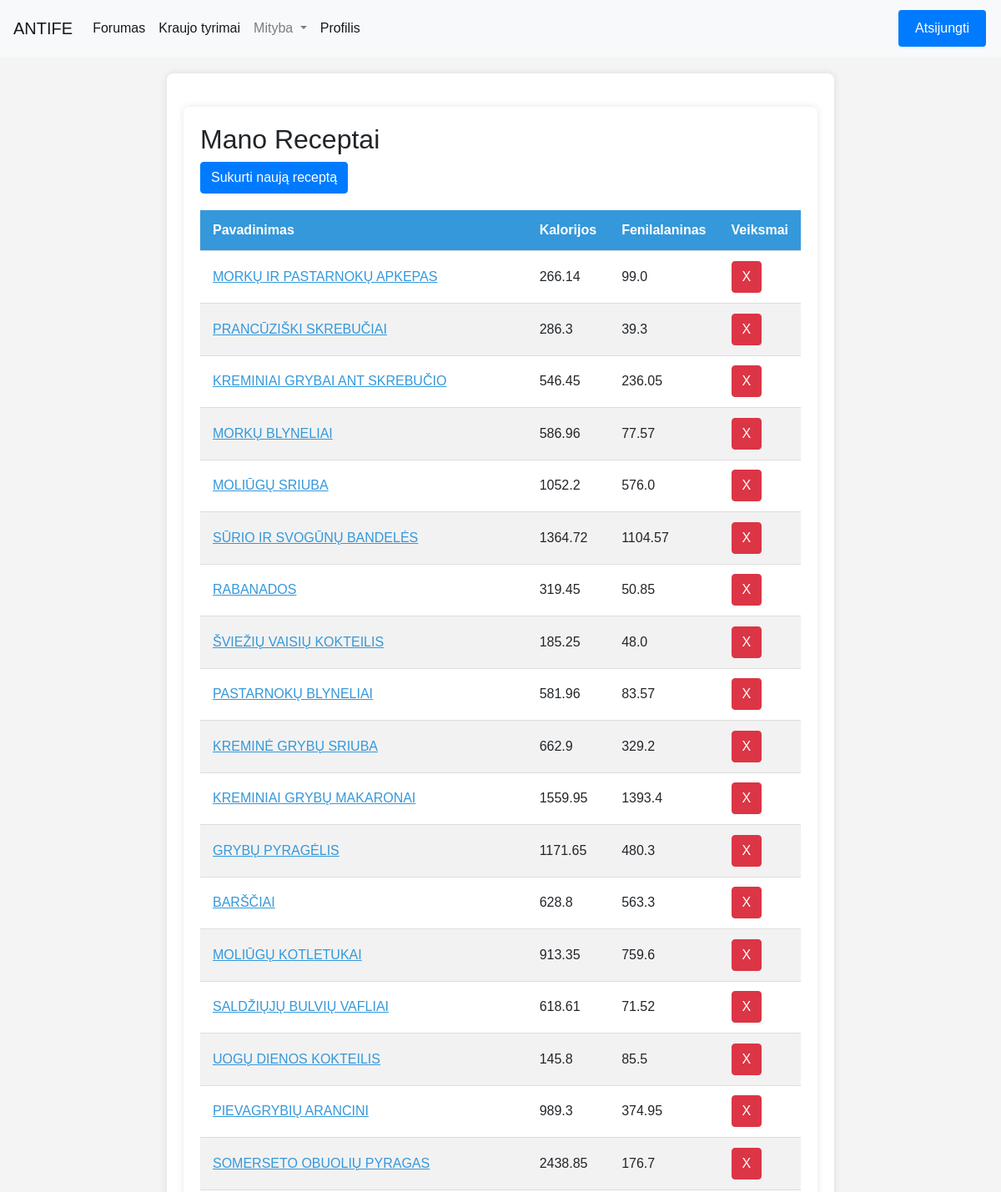
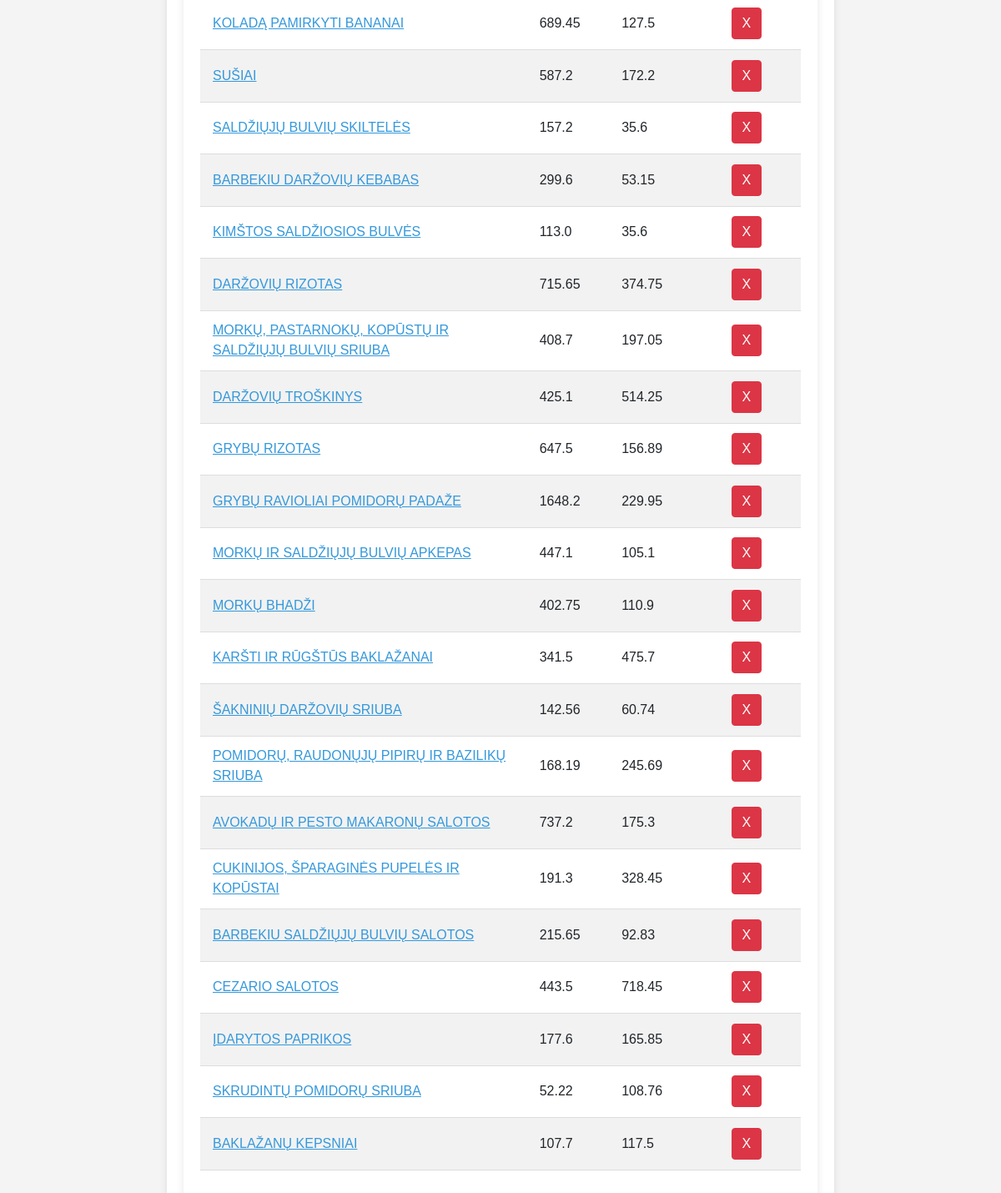
The app's page /mityba/manoreceptai_list/ (signed in) with its own data (2 pictures, top to bottom).
### homepage/models.py (models this page shows)
class Receptai(models.Model):
    kalorijos = models.FloatField(default=0.0)
    pavadinimas = models.CharField(max_length=255)
    fenilalaninas = models.FloatField(default=0.0)
    baltymai = models.FloatField(default=0.0)
    aprasas = models.CharField(max_length=255)

### Mityba/views.py (the view)
# urls.py: path('manoreceptai_list/', views.manoreceptai_list, name='manoreceptai_list'),
@login_required
def manoreceptai_list(request):
    current_user = request.user
    try:
        naudotojas = Naudotojai.objects.get(user=current_user)
        user_recipe_ids = Naudotojo_receptai.objects.filter(fk_Naudotojasid_Naudotojas=naudotojas).values_list('fk_Receptasid_Receptas', flat=True)
        receptai_list = Receptai.objects.filter(id__in=user_recipe_ids)
    except Naudotojai.DoesNotExist:
        receptai_list = []
    return render(request, 'ManoReceptai.html', {'manoreceptai_list': receptai_list})

### Mityba/templates/ManoReceptai.html (shortened to what this page needs)
{% extends "base.html" %}
{% block content %}
    <div class="container">
        <h2>Mano Receptai</h2>
        <a href="{% url 'mityba:create_recipe' %}" class="btn btn-primary custom-button">Sukurti naują receptą</a>
        <table class="styled-table">
            <thead>
                <tr>
                    <th>Pavadinimas</th>
                    <th>Kalorijos</th>
                    <th>Fenilalaninas</th>
                    <th>Veiksmai</th>
                </tr>
            </thead>
            <tbody>
                {% for receptas in manoreceptai_list %}
                    {% if receptas.naudotojo_receptai_set.exists %}
                        <tr>
                            <td class="name-cell" data-toggle="aprasas-{{ forloop.counter }}" data-ingredientai="ingredientai-{{ forloop.counter }}">{{ receptas.pavadinimas }}</td>
                            <td>{{ receptas.kalorijos }}</td>
                            <td>{{ receptas.fenilalaninas }}</td>
                            <td>
                                <div id="remove-button-container-{{ forloop.counter }}">
                                    {% if user.is_authenticated %}
                                        <button class="btn btn-danger remove-recipe" data-id="{{ receptas.id }}">X</button>
                                    {% endif %}
                                </div>
                            </td>
                        </tr>
                    {% endif %}
                {% endfor %}
            </tbody>
        </table>
    </div>
{% endblock %}

### Mityba/templates/ManoReceptai.html (style rules this page uses)
body { font-family: 'Arial', sans-serif; background-color: #f4f4f4; margin: 0; padding: 0; }
.container { max-width: 800px; margin: 20px auto; background-color: #fff; padding: 20px; border-radius: 8px; box-shadow: 0 0 10px rgba(0, 0, 0, 0.1); }
.styled-table { width: 100%; border-collapse: collapse; margin: 20px 0; font-size: 16px; text-align: left; }
.styled-table th, .styled-table td { padding: 12px 15px; border-bottom: 1px solid #ddd; cursor: pointer; }
.styled-table th { background-color: #3498db; color: #fff; }
.styled-table tbody tr:nth-child(even) { background-color: #f2f2f2; }
.name-cell { color: #3498db; text-decoration: underline; cursor: pointer; }

### records on screen
Receptai: pavadinimas "MORKŲ IR PASTARNOKŲ APKEPAS", kalorijos "266.14", fenilalaninas "99.0"
Receptai: pavadinimas "PRANCŪZIŠKI SKREBUČIAI", kalorijos "286.3", fenilalaninas "39.3"
Receptai: pavadinimas "KREMINIAI GRYBAI ANT SKREBUČIO", kalorijos "546.45", fenilalaninas "236.05"
Receptai: pavadinimas "MORKŲ BLYNELIAI", kalorijos "586.96", fenilalaninas "77.57"
Receptai: pavadinimas "MOLIŪGŲ SRIUBA", kalorijos "1052.2", fenilalaninas "576.0"
Receptai: pavadinimas "SŪRIO IR SVOGŪNŲ BANDELĖS", kalorijos "1364.72", fenilalaninas "1104.57"
Receptai: pavadinimas "RABANADOS", kalorijos "319.45", fenilalaninas "50.85"
Receptai: pavadinimas "ŠVIEŽIŲ VAISIŲ KOKTEILIS", kalorijos "185.25", fenilalaninas "48.0"
Receptai: pavadinimas "PASTARNOKŲ BLYNELIAI", kalorijos "581.96", fenilalaninas "83.57"
Receptai: pavadinimas "KREMINĖ GRYBŲ SRIUBA", kalorijos "662.9", fenilalaninas "329.2"
Receptai: pavadinimas "KREMINIAI GRYBŲ MAKARONAI", kalorijos "1559.95", fenilalaninas "1393.4"
Receptai: pavadinimas "GRYBŲ PYRAGĖLIS", kalorijos "1171.65", fenilalaninas "480.3"
Receptai: pavadinimas "BARŠČIAI", kalorijos "628.8", fenilalaninas "563.3"
Receptai: pavadinimas "MOLIŪGŲ KOTLETUKAI", kalorijos "913.35", fenilalaninas "759.6"
Receptai: pavadinimas "SALDŽIŲJŲ BULVIŲ VAFLIAI", kalorijos "618.61", fenilalaninas "71.52"
Receptai: pavadinimas "UOGŲ DIENOS KOKTEILIS", kalorijos "145.8", fenilalaninas "85.5"
Receptai: pavadinimas "PIEVAGRYBIŲ ARANCINI", kalorijos "989.3", fenilalaninas "374.95"
Receptai: pavadinimas "SOMERSETO OBUOLIŲ PYRAGAS", kalorijos "2438.85", fenilalaninas "176.7"
Receptai: pavadinimas "KOLADĄ PAMIRKYTI BANANAI", kalorijos "689.45", fenilalaninas "127.5"
Receptai: pavadinimas "SUŠIAI", kalorijos "587.2", fenilalaninas "172.2"
Receptai: pavadinimas "SALDŽIŲJŲ BULVIŲ SKILTELĖS", kalorijos "157.2", fenilalaninas "35.6"
Receptai: pavadinimas "BARBEKIU DARŽOVIŲ KEBABAS", kalorijos "299.6", fenilalaninas "53.15"
Receptai: pavadinimas "KIMŠTOS SALDŽIOSIOS BULVĖS", kalorijos "113.0", fenilalaninas "35.6"
Receptai: pavadinimas "DARŽOVIŲ RIZOTAS", kalorijos "715.65", fenilalaninas "374.75"
Receptai: pavadinimas "MORKŲ, PASTARNOKŲ, KOPŪSTŲ IR SALDŽIŲJŲ BULVIŲ SRIUBA", kalorijos "408.7", fenilalaninas "197.05"
Receptai: pavadinimas "DARŽOVIŲ TROŠKINYS", kalorijos "425.1", fenilalaninas "514.25"
Receptai: pavadinimas "GRYBŲ RIZOTAS", kalorijos "647.5", fenilalaninas "156.89"
Receptai: pavadinimas "GRYBŲ RAVIOLIAI POMIDORŲ PADAŽE", kalorijos "1648.2", fenilalaninas "229.95"
Receptai: pavadinimas "MORKŲ IR SALDŽIŲJŲ BULVIŲ APKEPAS", kalorijos "447.1", fenilalaninas "105.1"
Receptai: pavadinimas "MORKŲ BHADŽI", kalorijos "402.75", fenilalaninas "110.9"
Receptai: pavadinimas "KARŠTI IR RŪGŠTŪS BAKLAŽANAI", kalorijos "341.5", fenilalaninas "475.7"
Receptai: pavadinimas "ŠAKNINIŲ DARŽOVIŲ SRIUBA", kalorijos "142.56", fenilalaninas "60.74"
Receptai: pavadinimas "POMIDORŲ, RAUDONŲJŲ PIPIRŲ IR BAZILIKŲ SRIUBA", kalorijos "168.19", fenilalaninas "245.69"
Receptai: pavadinimas "AVOKADŲ IR PESTO MAKARONŲ SALOTOS", kalorijos "737.2", fenilalaninas "175.3"
Receptai: pavadinimas "CUKINIJOS, ŠPARAGINĖS PUPELĖS IR KOPŪSTAI", kalorijos "191.3", fenilalaninas "328.45"
Receptai: pavadinimas "BARBEKIU SALDŽIŲJŲ BULVIŲ SALOTOS", kalorijos "215.65", fenilalaninas "92.83"
Receptai: pavadinimas "CEZARIO SALOTOS", kalorijos "443.5", fenilalaninas "718.45"
Receptai: pavadinimas "ĮDARYTOS PAPRIKOS", kalorijos "177.6", fenilalaninas "165.85"
Receptai: pavadinimas "SKRUDINTŲ POMIDORŲ SRIUBA", kalorijos "52.22", fenilalaninas "108.76"
Receptai: pavadinimas "BAKLAŽANŲ KEPSNIAI", kalorijos "107.7", fenilalaninas "117.5"
